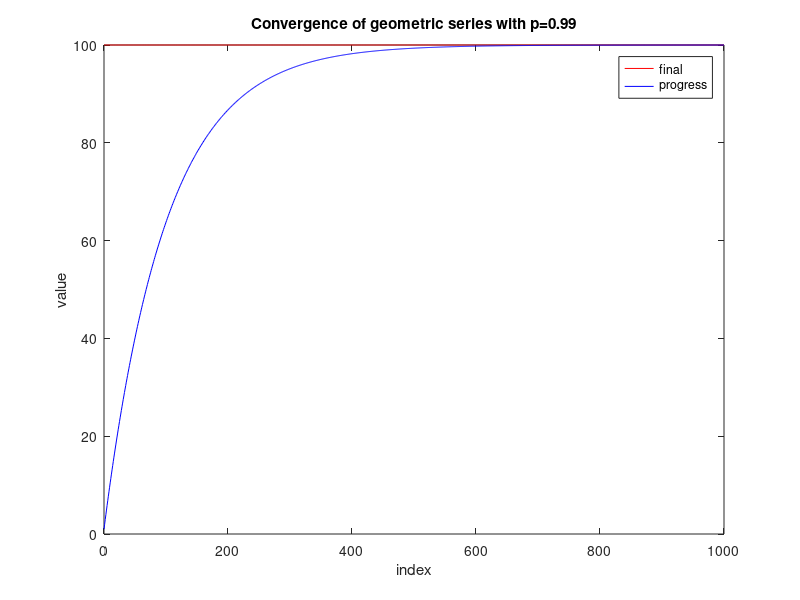

MATLAB code to generate this figure:
p = 0.99;
k = 0:1000;
ele = p.^k;
G = 1/(1-p);
figure
plot(k, linspace(G,G,1001), 'r')
hold on 
plot(k, cumsum(ele), 'b');
xlabel('index');
ylabel('value');
title('Convergence of geometric series with p=0.99')
legend('final','progress');
hold off;
